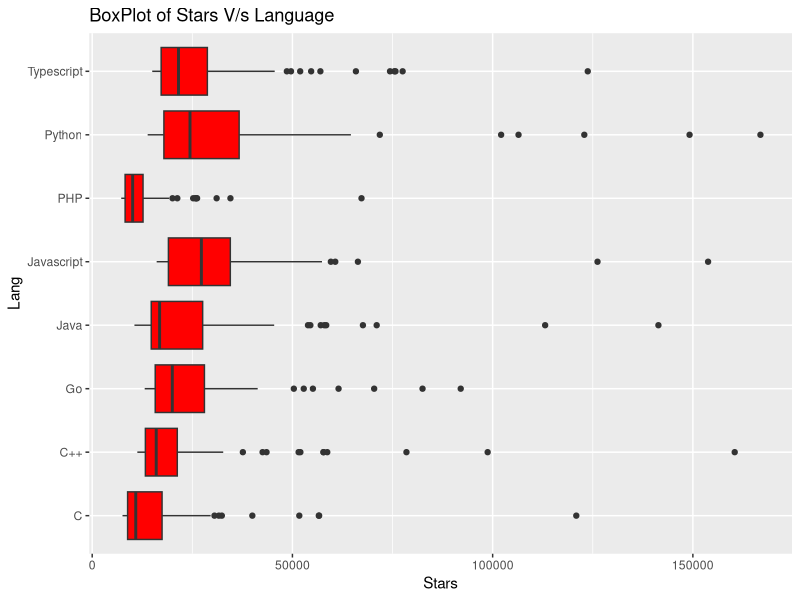
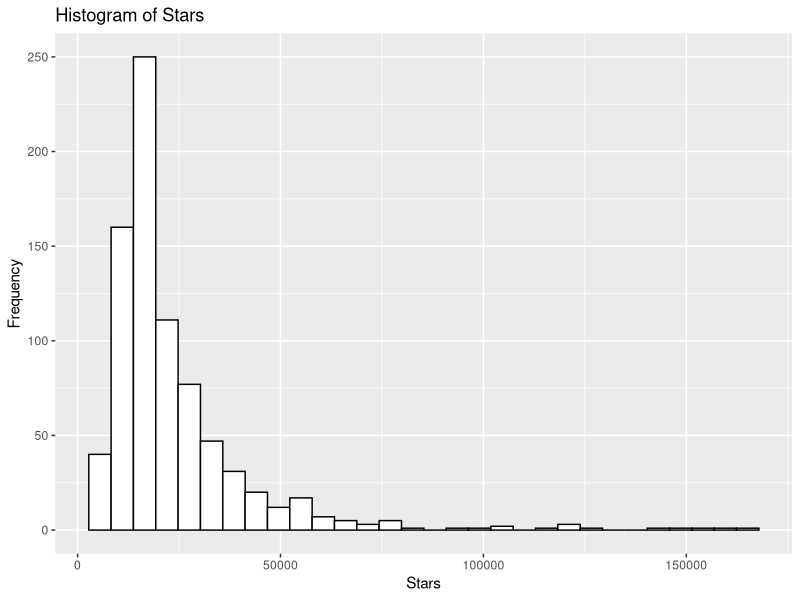
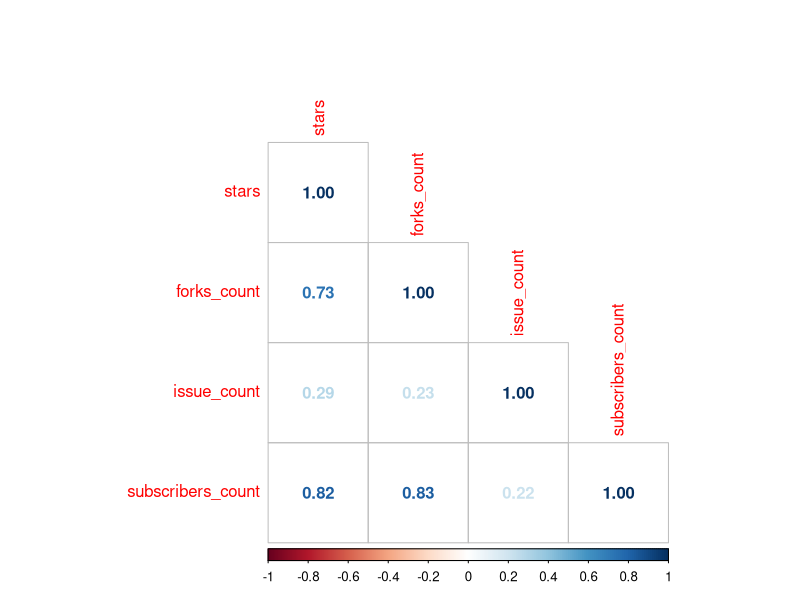

Source code (R) for these figures, in order:
# MIS 545 Section 02

# Install the required packages
# install.packages("tidyverse")


# Load the tidyverse and neuralnet libraries
library("tidyverse")
library(corrplot)

# Set the working directory to your Lab12 folder
# setwd("C:/Users/user/Documents/GitHub/MIS545_Github_CyberSecurity")

# Read Github_most_stars.csv into a tibble called githubStar
githubStar <- read_csv(file="Github_most_stars.csv",
                           col_types = "cccnnnnnncc",
                           col_names = TRUE)
# Display githubStar in the console
print(githubStar)

# Display the structure of githubStar in the console
# Display the summary of githubStar in the console
print(str(githubStar))
print(summary(githubStar))


githubStar <- githubStar %>%
  mutate(starsScaled = 
           ((stars - min(stars))
             /(max(stars) - min(stars))) * (1 - 0) + 0
         )

githubStar <- githubStar %>%
  mutate(forksCountScaled = 
           ((forks_count - min(forks_count))
            /(max(forks_count) - min(forks_count))) * (1 - 0) + 0
        )

# githubStar <- githubStar %>%
#   mutate(networkCountScaled = 
#            ((network_count - min(network_count))
#             /(max(network_count) - min(network_count))) * (1 - 0) + 0
#         )

githubStar <- githubStar %>%
  mutate(suscribersCountScaled = 
           ((subscribers_count - min(subscribers_count))
            /(max(subscribers_count) - min(subscribers_count))) * (1 - 0) + 0
      )

# githubStar <- githubStar %>%
#   mutate(watchersCountScaled = 
#            ((watchers_count - min(watchers_count))
#             /(max(watchers_count) - min(watchers_count))) * (1 - 0) + 0
#       )

githubStar <- githubStar %>%
  mutate(issueCountScaled = 
           ((issue_count - min(issue_count))
            /(max(issue_count) - min(issue_count))) * (1 - 0) + 0
  )

githubStarMedian <- githubStar%>%
  mutate(isTarget = 
           ifelse(
                    (starsScaled * 0.3 + forksCountScaled * 0.3 
                   + issueCountScaled * 0.2 + suscribersCountScaled * 0.2  ) >
                     median(starsScaled * 0.3 + forksCountScaled * 0.3 
                   + issueCountScaled * 0.2 + suscribersCountScaled * 0.2 ),
                        TRUE,FALSE
                  )
         )

githubStarMean <- githubStar%>%
  mutate(isTarget = 
           ifelse(
                  (starsScaled * 0.3 + forksCountScaled * 0.3 
                  + issueCountScaled * 0.2 + suscribersCountScaled * 0.2   ) >
               mean(starsScaled * 0.3 + forksCountScaled * 0.3  
                  + issueCountScaled * 0.2  + suscribersCountScaled * 0.2  ),
                        TRUE,FALSE
           )
  )

print(summary(githubStarMean))
print(summary(githubStarMedian))


# boxplot
githubStar %>%
  ggplot() +
  geom_boxplot(mapping = aes(x = stars, y = keyword), fill = "red") +
  labs(title = "BoxPlot of Stars V/s Language", x = "Stars", y =
         "Lang")

                    
print(githubStar)

# histogram
githubStar %>%
  ggplot() +
  geom_histogram(mapping = aes(x = stars), bins = 30, color = "black", fill = "white") +
  labs(title = "Histogram of Stars", x = "Stars", y =
         "Frequency")


# correlation
githubCorr <- githubStar %>%
  select(stars, forks_count, issue_count, subscribers_count)

# matrix
corrMat <- cor(githubCorr)

# correlation matrix display
corrplot(corrMat, method = 'number',type="lower")

